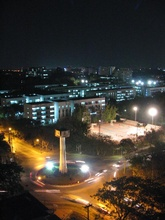
%> input picture a2_20171157/Input_images/Clear.jpg, 165 x 220 px, shrunk from 576 x 768 before the run
$ octave --eval "result = Inverse_bilateral(imread('../Input_images/Clear.jpg'));"   (GNU Octave 9; MATLAB toolbox functions it lacks are replaced by stand-ins)
%> lines starting %> are read from the running program, lines starting %| are printed output that depends on the picture
### a2_20171157/src/mesh.m
function mat = mesh(t)
%> called with t = 5
    temp = [-t:t];
    for i=1:2*t
        temp = [temp,-t:t];
    end
    mat = temp;
end

### a2_20171157/src/Inv_bilateral.m
function out = Inv_bilateral(window_size,r_sigma,d_sigma,img)
x=mesh(window_size);
y=x';
Domain_kernal=gauss(x,y,d_sigma);
out = img;
d = size(img);
%> d = [220 165]
for r=1:d(1,1)
    for c=1:d(1,2)

        cmin=maxi(c-window_size,1);

        cmax=mini(c+window_size,d(1,2));

        rmin=maxi(r-window_size,1);

        rmax=mini(r+window_size,d(1,1));

        img1=img(rmin:rmax,cmin:cmax);

        Range_kernal = gauss3(img1,img(r,c),r_sigma);

        t1 = (rmin:rmax) -r+window_size+1;

        t2 = (cmin:cmax) -c+window_size+1;

        Bilateral_filt=Range_kernal.*Domain_kernal(t1,t2);

        sumi = sum(Bilateral_filt(:)');

        sumi = double(sumi);

        t3 = Bilateral_filt.*img1;

        su = sum(t3(:));
        su = double(su);
        out(r,c)=su/sumi;
    end
end
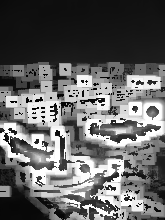
%> out: size 220x165 double; min 1.48e-05, max 1, mean 0.398
end

### a2_20171157/src/gauss.m
function img1 = gauss(x,y,sigma)
    img1 = exp(-(x.^2+y.^2)/(2*sigma^2));
end

### a2_20171157/src/Inverse_bilateral.m
function final = Inverse_bilateral(img)

img = im2double(img);

w=5;
sigma_r= 0.05;
sigma_d = 15;

final(:,:,1) = Inv_bilateral(w,sigma_r,sigma_d,img(:,:,1));
final(:,:,2) = Inv_bilateral(w,sigma_r,sigma_d,img(:,:,2));
%> call 2 of Inv_bilateral, with window_size = 5, r_sigma = 0.05, d_sigma = 15
%> after the loop in Inv_bilateral (call 2), `for r=1:d(1,1)`:
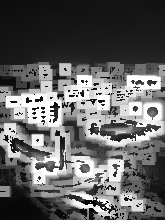
%> out: size 220x165 double; min 0.000187, max 1, mean 0.391
final(:,:,3) = Inv_bilateral(w,sigma_r,sigma_d,img(:,:,3));
%> call 3 of Inv_bilateral, with window_size = 5, r_sigma = 0.05, d_sigma = 15
%> in Inv_bilateral (call 3), `out = img;`:
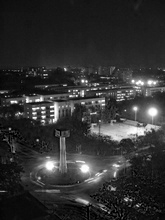
%> out: size 220x165 double; min 0, max 1, mean 0.194
%> after the loop in Inv_bilateral (call 3), `for r=1:d(1,1)`:
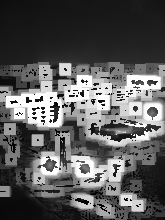
%> out: size 220x165 double; min 1.49e-12, max 1, mean 0.362
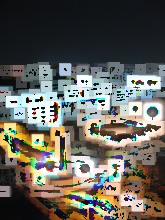
%> final: size 220x165x3 double; mean R, G, B 0.398, 0.391, 0.362

img = rgb2gray(img);
%> img: size 220x165 double
final = rgb2gray(final);
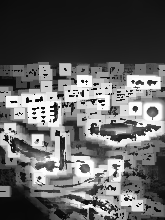
%> final: size 220x165 double; min 0.0125, max 1, mean 0.39
imshowpair(img,final,'montage');
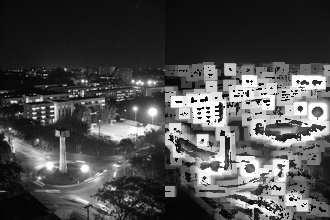
%> displayed picture: size 220x330, on the screen's scale of 0 to 255; min 0, max 255, mean 77
